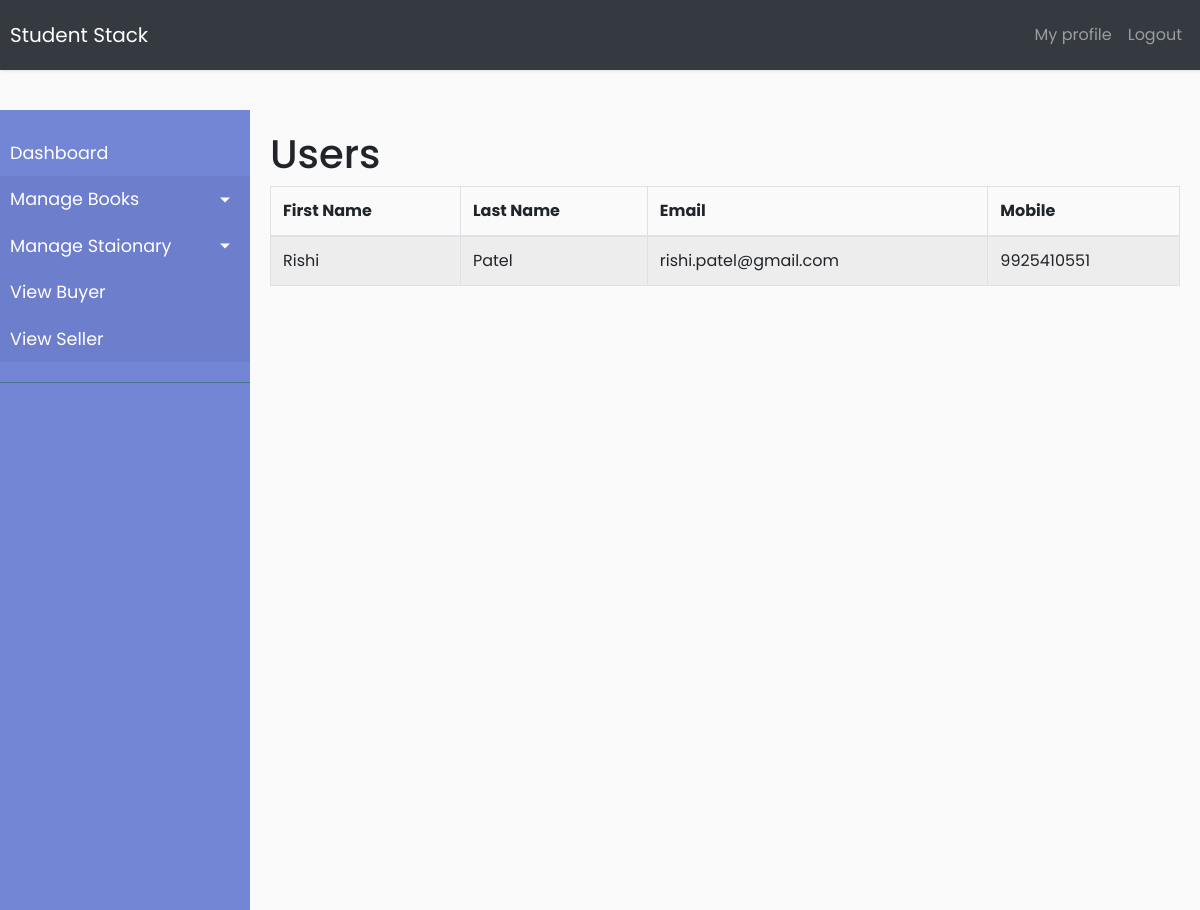
Page /admin/viewbuyer.php on the committed database.
### tables this page shows
CREATE TABLE `user_tbl` (
  `user_name` varchar(20) NOT NULL,
  `f_name` varchar(20) NOT NULL,
  `l_name` varchar(10) NOT NULL,
  `address` varchar(200) NOT NULL,
  `email` varchar(40) NOT NULL,
  `m_no` bigint(15) UNSIGNED NOT NULL,
  `gender` varchar(10) NOT NULL,
  `city` varchar(15) NOT NULL,
  `user_type` int(9) UNSIGNED NOT NULL,
  `password` varchar(50) NOT NULL
);

### admin/viewbuyer.php (the view, shortened to what this page needs)
<!DOCTYPE html>
<html>
<head>
    <link rel="stylesheet" href="https://stackpath.bootstrapcdn.com/bootstrap/4.1.0/css/bootstrap.min.css" >
    <link rel="stylesheet" href="css/style.css">
</head>
<body>
    <div class="fluid">
        <nav class="navbar navbar-expand-lg navbar-dark bg-dark">
          <a class="navbar-brand" href="#">Student Stack</a>
          <ul class="navbar-nav ml-auto">
          <li class="=nav-item">
            <a class="nav-link" href="profile.php">
                My profile
            </a>
          </li>
            <li class="nav-item">
                <a class="nav-link" href="logout.php">
                  Logout
                </a>
            </li>
            </ul>
        </nav>
      </div>
    <div class="wrapper">
        <nav id="sidebar">
            <ul class="list-unstyled components ">
                <li>
                    <a href="#">Dashboard</a>
                </li>
                <li class="active">
                    <a href="#homeSubmenu" data-toggle="collapse" aria-expanded="false" class="dropdown-toggle">Manage Books</a>
                </li>
                <li class="active">
                    <a href="#pageSubmenu" data-toggle="collapse" aria-expanded="false" class="dropdown-toggle">Manage Staionary</a>
                </li>
                <li class="active">
                    <a href="viewbuyer.php">View Buyer</a>
                </li>
                <li class="active">
                    <a href="viewseller.php">View Seller</a>
                </li>
            </ul>
        </nav>
        <div id="content">
            <div>
                <div">
                    <div class="row">
                        <div class="col-md-12">
                            <h1> Users
                            </h1>
                        </div>
                    </div>
                    <div>
                        <div>
                            <div>
                                <table class="table table-striped table-bordered table-hover">
                                    <thead>
                                        <tr>
                                            <th>First Name</th>
                                            <th>Last Name</th>
                                            <th>Email</th>
                                            <th>Mobile</th>
                                        </tr>
                                        </thead>
                                    <tbody>
                                    <?php
                                     require '../dbconnect.php';
                                            $qry="SELECT * FROM `user_tbl`";
                                            $rs = mysqli_query($conn,$qry);
                                            if (mysqli_num_rows($rs)>0)
                                            {
                                                while ($row=mysqli_fetch_assoc($rs))
                                                {
                                                    if($row['user_type']==2)
                                                    {
                                        ?>
                                    <tr>
                                            <td><?php echo $row['f_name']; ?></td>
                                            <td><?php echo $row['l_name']; ?></td>
                                            <td><?php echo $row['email']; ?></td>
                                            <td><?php echo $row['m_no']; ?></td>
                                        </tr>
                                        <?php
                                                    }
                                                }
                                            }
                                        ?>
                                    </tbody>
                                </table>
                            </div>
                        </div>
                    </div>
                </div>
            </div>
        </div>
</body>
</html>

### admin/css/style.css (style rules this page uses)
body { font-family: 'Poppins', sans-serif; background: #fafafa; }
a, a:hover, a:focus { color: inherit; text-decoration: none; transition: all 0.3s; }
.navbar { padding: 15px 10px; background: #fff; border: none; border-radius: 0; margin-bottom: 40px; box-shadow: 1px 1px 3px rgba(0, 0, 0, 0.1); }
.wrapper { display: flex; width: 100%; align-items: stretch; }
#sidebar { min-width: 250px; max-width: 250px; background: #7386D5; color: #fff; transition: all 0.3s; }
#sidebar ul.components { padding: 20px 0; border-bottom: 1px solid #47748b; }
#sidebar ul li a { padding: 10px; font-size: 1.1em; display: block; }
#sidebar ul li.active>a, a[aria-expanded="true"] { color: #fff; background: #6d7fcc; }
a[data-toggle="collapse"] { position: relative; }
.dropdown-toggle::after { display: block; position: absolute; top: 50%; right: 20px; transform: translateY(-50%); }
#content { width: 100%; padding: 20px; min-height: 100vh; transition: all 0.3s; }

### rows in the picture
user_tbl: f_name "Rishi", l_name "Patel", email "rishi.patel@gmail.com", m_no "9925410551"
